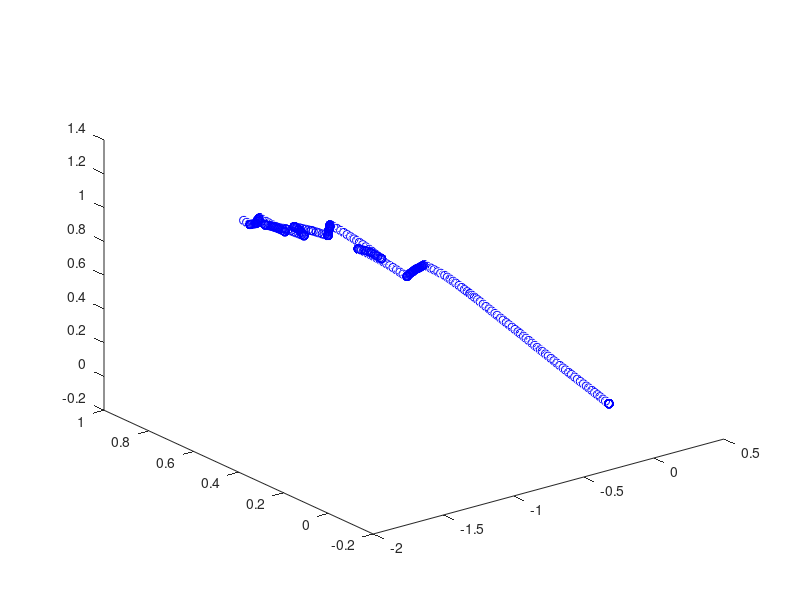

Write the MATLAB code that produced this figure.
load('Awesomedata.mat');
t = dataset(:,1); % time steps (s)
posL = dataset(:,2); % position of left wheel (m)
posR = dataset(:,3); % position of right wheel (m)
Gx = dataset(:,4); 
Gy = dataset(:,5);
Gz = dataset(:,6);
d = .25; % robot's wheel base (meters)

vel = 0.1; % forward velocity (m/s)
pos = [0 0 0]; % starting position 
Pos = []; % where the positions will be saved
psi = pi; % initializing yaw angle

for i = 1:size(t, 1)-1
    deltaL = posL(i+1)-posL(i); % change in position of left wheel (m)
    deltaR = posR(i+1)-posR(i); % change in position of right wheel (m)
    deltat = t(i+1)-t(i); % change in time (s)
    vL = deltaL/deltat; % velocity of left wheel (m/s)
    vR = deltaR/deltat; % velocity of right wheel (m/s)
    w = (vR-vL)/d; % angular velocity (radians/s)
    theta = atan2(-Gx(i),sqrt((Gy(i)^2)+(Gz(i)^2))); % pitch
    phi = atan2(Gy(i),Gz(i)); % roll
    deltapsi = w*deltat; 
    psi = psi+deltapsi; % yaw
    % rotation matrix
    Rxyz = [cos(theta)*cos(psi) cos(theta)*sin(psi) -sin(theta); ...
        cos(psi)*sin(theta)*sin(phi)-cos(phi)*sin(psi) cos(phi)*cos(psi)+sin(theta)*sin(phi)*sin(psi) cos(theta)*sin(phi);...
        cos(phi)*cos(psi)*sin(theta)+sin(phi)*sin(psi) cos(phi)*sin(theta)*sin(psi)-cos(psi)*sin(phi) cos(theta)*cos(phi)];
    roomVect = [1 0 0]*Rxyz; % vector in room's coordinate system
    avgDist = (deltaL + deltaR)/2; % average distance travelled
    pos = pos + avgDist.*roomVect; % new position
    Pos = [Pos pos']; % collection of new position points
end
x = Pos(1,:) % x positions
y = Pos(2,:) % y positions
z = Pos(3,:) % z positions
plot3(x,y,z,'bo')

